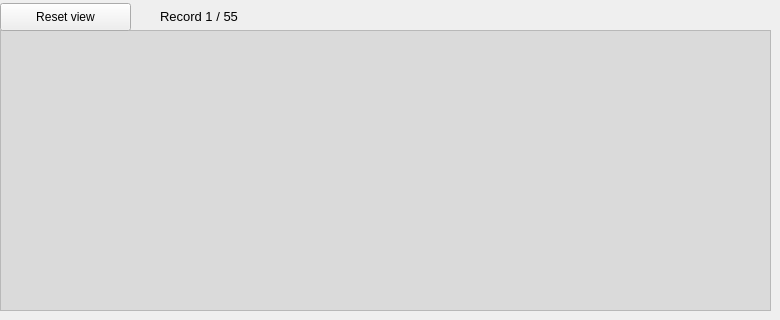
   <widget class="QWidget" name="tab_table">
    <attribute name="icon">
     <iconset>
      <normaloff>data/assets/table_view.png</normaloff>data/assets/table_view.png</iconset>
    </attribute>
    <attribute name="title">
     <string>Table view</string>
    </attribute>
    <attribute name="toolTip">
     <string>Spreadsheet style, view data in table.</string>
    </attribute>
    <widget class="QLabel" name="lbl_table_rows">
     <property name="geometry">
      <rect>
       <x>160</x>
       <y>6</y>
       <width>431</width>
       <height>21</height>
      </rect>
     </property>
     <property name="font">
      <font>
       <pointsize>10</pointsize>
      </font>
     </property>
     <property name="text">
      <string>Record 1 / 55</string>
     </property>
    </widget>
    <widget class="QTableWidget" name="tbl_data">
     <property name="geometry">
      <rect>
       <x>0</x>
       <y>30</y>
       <width>771</width>
       <height>281</height>
      </rect>
     </property>
     <property name="palette">
      <palette>
       <active>
        <colorrole role="Base">
         <brush brushstyle="SolidPattern">
          <color alpha="255">
           <red>218</red>
           <green>218</green>
           <blue>218</blue>
          </color>
         </brush>
        </colorrole>
        <colorrole role="AlternateBase">
         <brush brushstyle="SolidPattern">
          <color alpha="255">
           <red>248</red>
           <green>248</green>
           <blue>248</blue>
          </color>
         </brush>
        </colorrole>
       </active>
       <inactive>
        <colorrole role="Base">
         <brush brushstyle="SolidPattern">
          <color alpha="255">
           <red>218</red>
           <green>218</green>
           <blue>218</blue>
          </color>
         </brush>
        </colorrole>
        <colorrole role="AlternateBase">
         <brush brushstyle="SolidPattern">
          <color alpha="255">
           <red>248</red>
           <green>248</green>
           <blue>248</blue>
          </color>
         </brush>
        </colorrole>
       </inactive>
       <disabled>
        <colorrole role="Base">
         <brush brushstyle="SolidPattern">
          <color alpha="255">
           <red>240</red>
           <green>240</green>
           <blue>240</blue>
          </color>
         </brush>
        </colorrole>
        <colorrole role="AlternateBase">
         <brush brushstyle="SolidPattern">
          <color alpha="255">
           <red>248</red>
           <green>248</green>
           <blue>248</blue>
          </color>
         </brush>
        </colorrole>
       </disabled>
      </palette>
     </property>
     <property name="editTriggers">
      <set>QAbstractItemView::NoEditTriggers</set>
     </property>
     <property name="selectionMode">
      <enum>QAbstractItemView::SingleSelection</enum>
     </property>
     <property name="sortingEnabled">
      <bool>true</bool>
     </property>
    </widget>
    <widget class="QPushButton" name="btn_reset">
     <property name="geometry">
      <rect>
       <x>0</x>
       <y>3</y>
       <width>131</width>
       <height>28</height>
      </rect>
     </property>
     <property name="text">
      <string>Reset view</string>
     </property>
     <property name="icon">
      <iconset>
       <normaloff>data/assets/reset_view.png</normaloff>data/assets/reset_view.png</iconset>
     </property>
    </widget>
   </widget>
